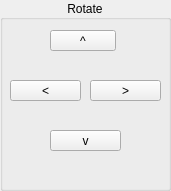
   <widget class="QGroupBox" name="groupBox_11">
    <property name="geometry">
     <rect>
      <x>1430</x>
      <y>10</y>
      <width>171</width>
      <height>191</height>
     </rect>
    </property>
    <property name="title">
     <string>Rotate</string>
    </property>
    <property name="alignment">
     <set>Qt::AlignCenter</set>
    </property>
    <widget class="QPushButton" name="view_rotate_left_pb">
     <property name="geometry">
      <rect>
       <x>10</x>
       <y>80</y>
       <width>71</width>
       <height>21</height>
      </rect>
     </property>
     <property name="text">
      <string>&lt;</string>
     </property>
    </widget>
    <widget class="QPushButton" name="view_rotate_right_pb">
     <property name="geometry">
      <rect>
       <x>90</x>
       <y>80</y>
       <width>71</width>
       <height>21</height>
      </rect>
     </property>
     <property name="text">
      <string>&gt;</string>
     </property>
    </widget>
    <widget class="QPushButton" name="view_rotate_up_pb">
     <property name="geometry">
      <rect>
       <x>50</x>
       <y>30</y>
       <width>66</width>
       <height>21</height>
      </rect>
     </property>
     <property name="text">
      <string>^</string>
     </property>
    </widget>
    <widget class="QPushButton" name="view_rotate_down_pb">
     <property name="geometry">
      <rect>
       <x>50</x>
       <y>130</y>
       <width>71</width>
       <height>21</height>
      </rect>
     </property>
     <property name="text">
      <string>v</string>
     </property>
    </widget>
   </widget>
